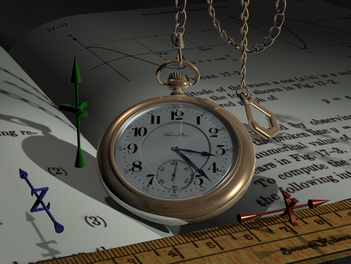
%> input picture excersiecs/Mohammad-t-t/18/watch.png, 351 x 264 px, shrunk from 1024 x 768 before the run
$ octave p_23.m   (GNU Octave 9; MATLAB toolbox functions it lacks are replaced by stand-ins)
%> lines starting %> are read from the running program, lines starting %| are printed output that depends on the picture; in (x1, y1, x2, y2) boxes, pixels count from 0 and x2, y2 are one past the last pixel; in counts of white or black regions, pixels touching at a corner belong together; the program's own positions count from 1
### excersiecs/EhsanMajidigithub/23/chanelhist.m
function [y]=chanelhist(img)
[r,c]=size(img);
y=zeros(1,256);
for i=1:r
 for j=1:c
    z=img(i,j);
    y(z+1)=y(z+1)+1;
 end
end

### excersiecs/zmosleh83/23/p_23.m
clc;clear;close all;

img = imread("../../../benchmark/watch.png");
%> img is the input picture: size 264x351x3 uint8; mean R, G, B 76.3, 74.1, 65.9
R = img(:, :, 1);G = img(:, :, 2);B = img(:, :, 3);
%> after `R = img(:, :, 1)`:
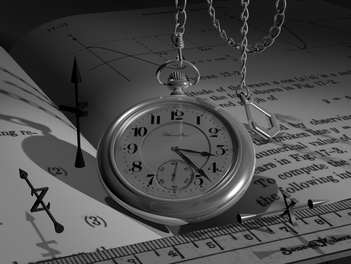
%> R: size 264x351 uint8; min 0, max 255, mean 76.3
%> after `G = img(:, :, 2)`:
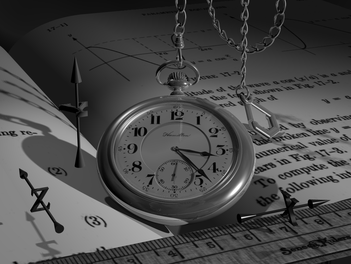
%> G: size 264x351 uint8; min 0, max 255, mean 74.1
%> after `B = img(:, :, 3)`:
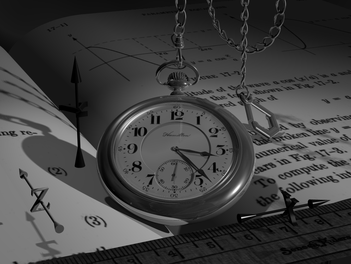
%> B: size 264x351 uint8; min 0, max 255, mean 65.9
Rhist=chanelhist(R);
%> after the loop in chanelhist, `for i=1:r`: y = 256 values, max 4560 at index 25, min 0 at index 240, mean 362
%> Rhist has the same summary as y in chanelhist
Ghist=chanelhist(G);
%> Ghist = 256 values, max 4794 at index 25, min 0 at index 230, mean 362
Bhist=chanelhist(B);
%> Bhist = 256 values, max 5074 at index 23, min 0 at index 184, mean 362
RNhist=fix((Rhist/max(Rhist))*255);
%> RNhist = 256 values, max 255 at index 25, min 0 at index 169, mean 19.84
GNhist=fix((Ghist/max(Ghist))*255);
%> GNhist = 256 values, max 255 at index 25, min 0 at index 173, mean 18.88
BNhist=fix((Bhist/max(Bhist))*255);
%> BNhist = 256 values, max 255 at index 23, min 0 at index 162, mean 17.83
RHimg= zeros(255,255,'uint8');
GHimg= zeros(255,255,'uint8');
BHimg= zeros(255,255,'uint8');
for j=1:255
    for i=RNhist(1,j):-1:1
        RHimg(256-i,j)=255;
    end
    for i=GNhist(1,j):-1:1
        GHimg(256-i,j)=255;
    end
    for i=BNhist(1,j):-1:1
        BHimg(256-i,j)=255;
    end
end
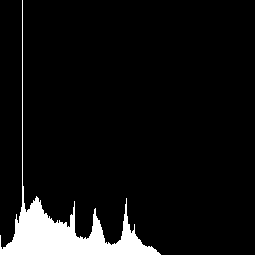
%> BHimg: size 255x255 uint8; 7% white; 1 white region, box (x1, y1, x2, y2) and area: (0, 0, 161, 255) 4564
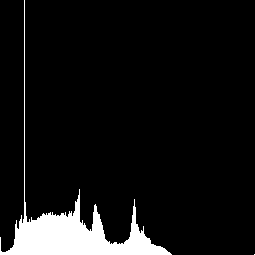
%> GHimg: size 255x255 uint8; 7.4% white; 2 white regions (1 under 20 px), largest, box (x1, y1, x2, y2) and area: (0, 0, 172, 255) 4832
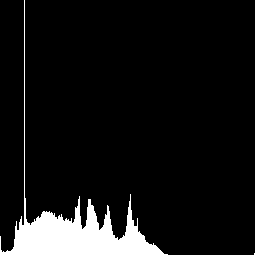
%> RHimg: size 255x255 uint8; 7.8% white; 2 white regions (1 under 20 px), largest, box (x1, y1, x2, y2) and area: (0, 0, 168, 255) 5078
subplot(2,2,1),imshow(img),title('Orginal');
subplot(2,2,2),imshow(RHimg),title('R-Chanel');
subplot(2,2,3),imshow(GHimg),title('G-Chanel');
subplot(2,2,4),imshow(BHimg),title('B-Chanel');
